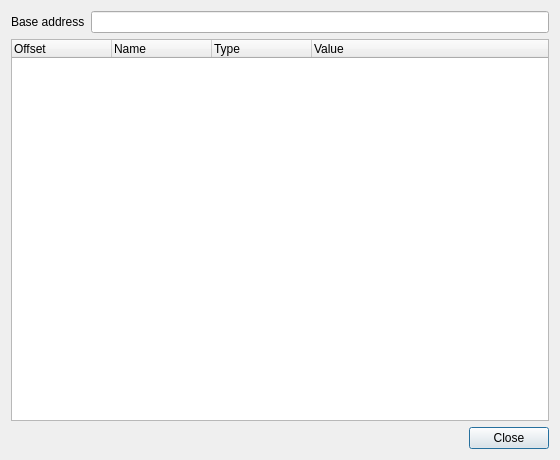
<?xml version="1.0" encoding="UTF-8"?>
<ui version="4.0">
 <class>Dialog</class>
 <widget class="QDialog" name="Dialog">
  <property name="geometry">
   <rect><x>0</x><y>0</y><width>560</width><height>460</height></rect>
  </property>
  <property name="windowTitle"><string>Structure view</string></property>
  <layout class="QGridLayout" name="gridLayout">
   <item row="0" column="0"><widget class="QLabel" name="label_Base"><property name="text"><string>Base address</string></property></widget></item>
   <item row="0" column="1"><widget class="QLineEdit" name="lineEdit_Base"/></item>
   <item row="1" column="0" colspan="2">
    <widget class="QTreeWidget" name="treeWidget_View">
     <column><property name="text"><string>Offset</string></property></column>
     <column><property name="text"><string>Name</string></property></column>
     <column><property name="text"><string>Type</string></property></column>
     <column><property name="text"><string>Value</string></property></column>
    </widget>
   </item>
   <item row="2" column="0" colspan="2">
    <widget class="QDialogButtonBox" name="buttonBox">
     <property name="orientation"><enum>Qt::Horizontal</enum></property>
     <property name="standardButtons"><set>QDialogButtonBox::Close</set></property>
    </widget>
   </item>
  </layout>
 </widget>
 <resources/>
 <connections>
  <connection><sender>buttonBox</sender><signal>rejected()</signal><receiver>Dialog</receiver><slot>reject()</slot></connection>
 </connections>
</ui>
